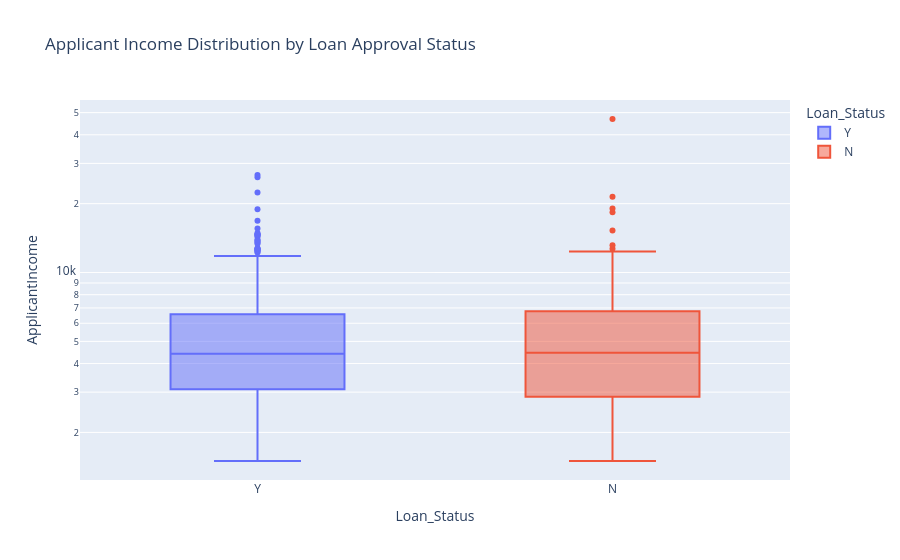

Here is the notebook cell this chart was saved with:
### Code cell
# 4.3 Distribution of Income by Loan_Status
fig = px.box(df, x='Loan_Status', y='ApplicantIncome', color='Loan_Status', title='Applicant Income Distribution by Loan Approval Status', log_y=True)
fig.show()

### Figure 1 — Plotly figure (JSON) as saved in the notebook; plotly's stock layout.template omitted (floating-point values rounded to 4 significant figures; data arrays with more than 128 entries replaced by an {"elided": "..."} marker saying what was removed)
{"data": [{"alignmentgroup": "True", "hovertemplate": "Loan_Status=%{x}<br>ApplicantIncome=%{y}<extra></extra>", "legendgroup": "Y", "marker": {"color": "#636efa"}, "name": "Y", "notched": false, "offsetgroup": "Y", "orientation": "v", "showlegend": true, "type": "box", "x": {"elided": "471 str values"}, "x0": " ", "xaxis": "x", "y": {"elided": "471 int values"}, "y0": " ", "yaxis": "y"}, {"alignmentgroup": "True", "hovertemplate": "Loan_Status=%{x}<br>ApplicantIncome=%{y}<extra></extra>", "legendgroup": "N", "marker": {"color": "#EF553B"}, "name": "N", "notched": false, "offsetgroup": "N", "orientation": "v", "showlegend": true, "type": "box", "x": {"elided": "143 str values"}, "x0": " ", "xaxis": "x", "y": {"elided": "143 int values"}, "y0": " ", "yaxis": "y"}], "layout": {"boxmode": "overlay", "legend": {"title": {"text": "Loan_Status"}, "tracegroupgap": 0}, "title": {"text": "Applicant Income Distribution by Loan Approval Status"}, "xaxis": {"anchor": "y", "categoryarray": ["Y", "N"], "categoryorder": "array", "domain": [0, 1], "title": {"text": "Loan_Status"}}, "yaxis": {"anchor": "x", "domain": [0, 1], "title": {"text": "ApplicantIncome"}, "type": "log"}}}
